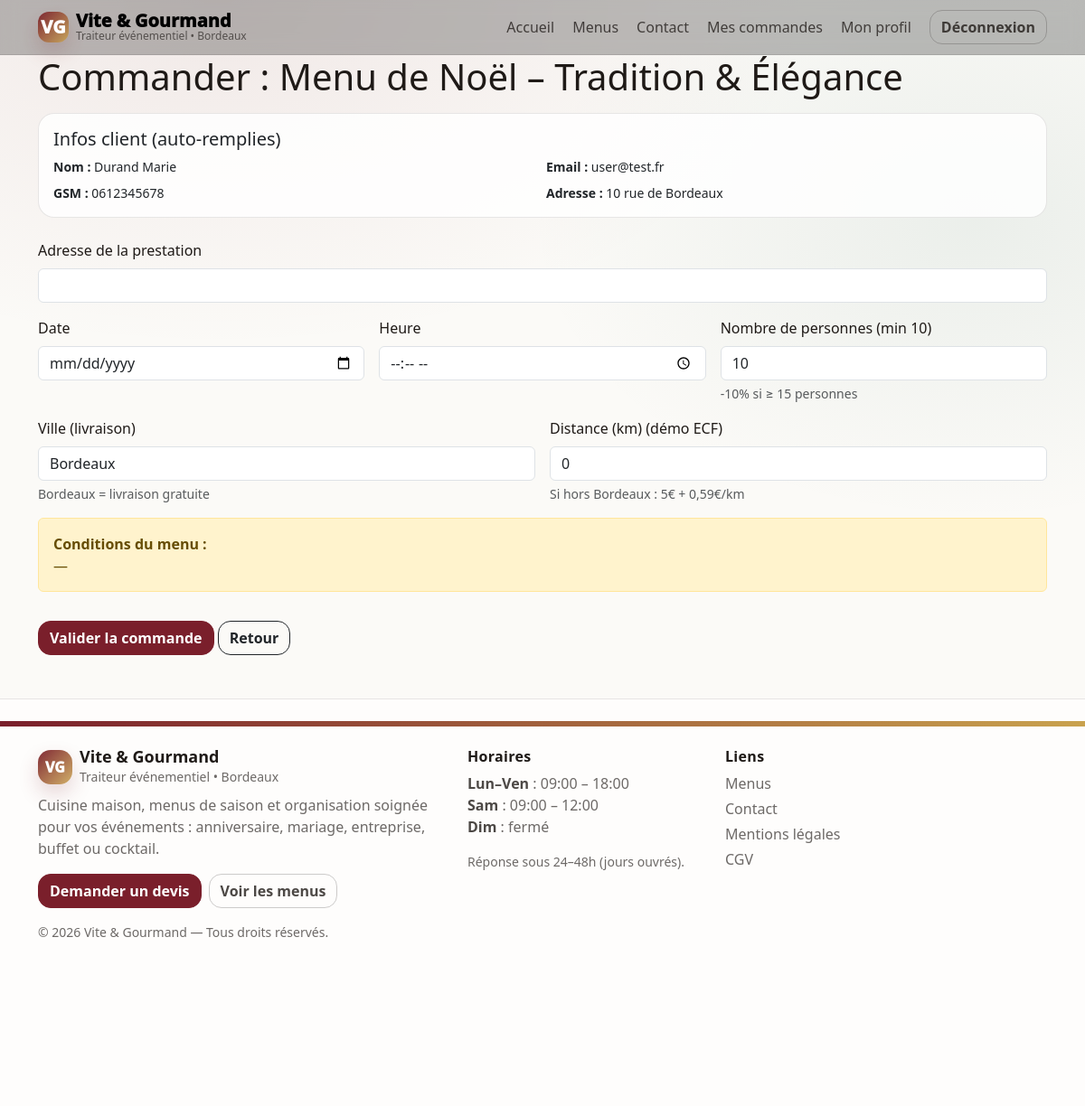
Screenshot of /index.php?r=order_create&menu_id=1 (signed in) with the database file from the repository.
### tables this page shows
CREATE TABLE menus (
  id INT AUTO_INCREMENT PRIMARY KEY,
  title VARCHAR(190) NOT NULL,
  description TEXT NOT NULL,
  price DECIMAL(10,2) NOT NULL,
  min_people INT NOT NULL,
  max_price DECIMAL(10,2) DEFAULT NULL,
  stock INT NOT NULL DEFAULT 0,
  theme_id INT NULL,
  diet_id INT NULL,
  created_at DATETIME DEFAULT CURRENT_TIMESTAMP,
  CONSTRAINT fk_menus_theme FOREIGN KEY (theme_id) REFERENCES themes(id),
  CONSTRAINT fk_menus_diet  FOREIGN KEY (diet_id)  REFERENCES diets(id)
);

CREATE TABLE users (
  id INT AUTO_INCREMENT PRIMARY KEY,
  role_id INT NOT NULL,
  firstname VARCHAR(100),
  lastname VARCHAR(100),
  email VARCHAR(190) NOT NULL UNIQUE,
  phone VARCHAR(30),
  address TEXT,
  password VARCHAR(255) NOT NULL,
  is_active TINYINT(1) DEFAULT 1,
  reset_token VARCHAR(255) DEFAULT NULL,
  reset_expires_at DATETIME DEFAULT NULL,
  created_at DATETIME DEFAULT CURRENT_TIMESTAMP,
  CONSTRAINT fk_users_role FOREIGN KEY (role_id) REFERENCES roles(id)
);

### app/Controllers/OrderController.php (called while the page is built, shortened)
<?php
require_once BASE_PATH . '/app/Models/Menu.php';
require_once BASE_PATH . '/app/Models/UserProfile.php';
class OrderController
{
    public function create(): void
    {
        $menuId = isset($_GET['menu_id']) ? (int)$_GET['menu_id'] : 0;
        $menu = Menu::find($menuId);
        $user = UserProfile::find(Auth::userId());
        $success = false;
        require_once BASE_PATH . '/app/Views/orders/create.php';
    }
}

### app/models/Menu.php (called while the page is built, shortened)
<?php
class Menu
{
    public static function find(int $id): ?array
{
    $pdo = Database::getConnection();
    $sql = "
        SELECT
            m.*,
            t.name AS theme,
            d.name AS diet
        FROM menus m
        LEFT JOIN themes t ON t.id = m.theme_id
        LEFT JOIN diets d ON d.id = m.diet_id
        WHERE m.id = :id
        LIMIT 1
    ";
    $stmt = $pdo->prepare($sql);
    $stmt->bindValue(':id', $id, PDO::PARAM_INT);
    $stmt->execute();
    $menu = $stmt->fetch(PDO::FETCH_ASSOC);
    return $menu ?: null;
}
}

### app/models/UserProfile.php (called while the page is built, shortened)
<?php
class UserProfile
{
    public static function find(int $id): ?array
    {
        $pdo = Database::getConnection();
        $stmt = $pdo->prepare("SELECT id, firstname, lastname, email, phone, address FROM users WHERE id = :id LIMIT 1");
        $stmt->execute(['id' => $id]);
        $u = $stmt->fetch();
        return $u ?: null;
    }
}

### app/Views/orders/create.php (the view, shortened to what this page needs)
<?php
require_once BASE_PATH . '/app/Views/layouts/header.php';
 ?>
<h1 class="mb-3">Commander : <?= htmlspecialchars($menu['title']) ?></h1>
<?php if (!empty($success)): ?>
  <div class="alert alert-success" role="alert">
    Commande enregistrée ✅ Un email de confirmation a été envoyé.
  </div>
  <a class="btn btn-outline-dark" href="?r=menus">Retour aux menus</a>
<?php else: ?>
  <div class="card mb-4">
    <div class="card-body">
      <h5 class="mb-2">Infos client (auto-remplies)</h5>
      <div class="row g-2 small">
        <div class="col-md-6"><strong>Nom :</strong> <?= htmlspecialchars(($user['lastname'] ?? '') . ' ' . ($user['firstname'] ?? '')) ?></div>
        <div class="col-md-6"><strong>Email :</strong> <?= htmlspecialchars($user['email'] ?? '') ?></div>
        <div class="col-md-6"><strong>GSM :</strong> <?= htmlspecialchars($user['phone'] ?? '') ?></div>
        <div class="col-md-6"><strong>Adresse :</strong> <?= htmlspecialchars($user['address'] ?? '') ?></div>
      </div>
    </div>
  </div>
  <form method="post" class="row g-3" novalidate>
    <div class="col-12">
      <label class="form-label" for="event_address">Adresse de la prestation</label>
      <input class="form-control" id="event_address" name="event_address" required value="<?= htmlspecialchars($_POST['event_address'] ?? '') ?>">
    </div>
    <div class="col-md-4">
      <label class="form-label" for="event_date">Date</label>
      <input class="form-control" id="event_date" name="event_date" type="date" required value="<?= htmlspecialchars($_POST['event_date'] ?? '') ?>">
    </div>
    <div class="col-md-4">
      <label class="form-label" for="event_time">Heure</label>
      <input class="form-control" id="event_time" name="event_time" type="time" required value="<?= htmlspecialchars($_POST['event_time'] ?? '') ?>">
    </div>
    <div class="col-md-4">
      <label class="form-label" for="people_count">
        Nombre de personnes (min <?= (int)$menu['min_people'] ?>)
      </label>
      <input class="form-control" id="people_count" name="people_count" type="number" min="<?= (int)$menu['min_people'] ?>" required
             value="<?= htmlspecialchars($_POST['people_count'] ?? (int)$menu['min_people']) ?>">
      <div class="form-text">-10% si ≥ <?= (int)$menu['min_people'] + 5 ?> personnes</div>
    </div>
    <div class="col-md-6">
      <label class="form-label" for="city">Ville (livraison)</label>
      <input class="form-control" id="city" name="city" placeholder="Bordeaux"
             value="<?= htmlspecialchars($_POST['city'] ?? 'Bordeaux') ?>">
      <div class="form-text">Bordeaux = livraison gratuite</div>
    </div>
    <div class="col-md-6">
      <label class="form-label" for="km">Distance (km) (démo ECF)</label>
      <input class="form-control" id="km" name="km" type="number" step="0.1"
             value="<?= htmlspecialchars($_POST['km'] ?? '0') ?>">
      <div class="form-text">Si hors Bordeaux : 5€ + 0,59€/km</div>
    </div>
    <div class="col-12">
      <div class="alert alert-warning" role="alert">
        <strong>Conditions du menu :</strong><br>
        <?= nl2br(htmlspecialchars($menu['conditions'] ?? '—')) ?>
      </div>
    </div>
    <div class="col-12">
      <button class="btn btn-primary" type="submit">Valider la commande</button>
      <a class="btn btn-outline-dark" href="?r=menu_show&id=<?= (int)$menu['id'] ?>">Retour</a>
    </div>
  </form>
<?php endif; ?>
<?php require_once BASE_PATH . '/app/Views/layouts/footer.php';
 ?>

### public/assets/css/style.css (style rules this page uses)
:root { --bg: #fbfaf7; --surface: #ffffff; --surface-2: rgba(255,255,255,.65); --text: #1f1a17; --muted: rgba(31,26,23,.65); --burgundy: #7a1f2b; --sage: #2f6b57; --gold: #c9a24e; --border: rgba(31,26,23,.10); --shadow-sm: 0 10px 30px rgba(31,26,23,.06); --shadow-md: 0 18px 50px rgba(31,26,23,.10); --radius: 18px; }
* { box-sizing: border-box; }
html, body { height: 100%; }
body { background: radial-gradient(1200px 700px at 20% 0%, rgba(122,31,43,.08), transparent 55%), radial-gradient(900px 600px at 90% 20%, rgba(47,107,87,.08), transparent 55%), var(--bg); color: var(--text); font-family: system-ui, -apple-system, Segoe UI, Roboto, Arial, "Apple Color Emoji","Segoe UI Emoji"; line-height: 1.5; }
a { color: inherit; }
.btn { border-radius: 14px !important; font-weight: 800; }
.btn-primary { background: var(--burgundy) !important; border-color: var(--burgundy) !important; }
.card { border: 1px solid var(--border) !important; border-radius: var(--radius) !important; box-shadow: none !important; background: rgba(255,255,255,.82); }

### rows the page displays
menus: title "Menu de Noël – Tradition & Élégance", min_people "10", people_count "10", (int)$menu['min_people'] + 5 "15"
users: lastname+firstname "Durand Marie", email "user@test.fr", phone "0612345678", address "10 rue de Bordeaux"

### other values shown
$menu['conditions'] "—"
